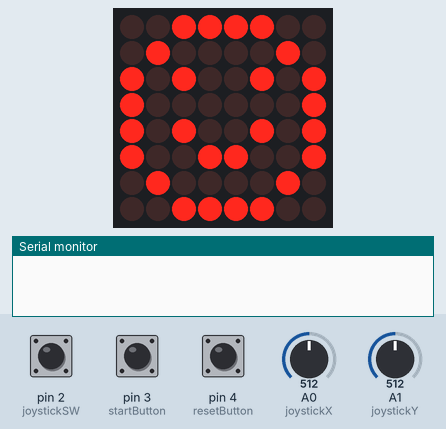
Simulated run of this sketch. Board: Arduino Uno, built with avr-gcc and run on an emulated ATmega328P. Shown: 8×8 LED matrix, the last lines printed to the serial monitor. Inputs (shaded band) come from the test bench; at power-on: pin 3 (startButton) HIGH, pin 4 (resetButton) HIGH, pin 2 (joystickSW) HIGH, A0 (joystickX) = 512, A1 (joystickY) = 512. Random numbers use the default seed unless the sketch sets one.

Above: at 1.2 s.
1.3 s: pin 3 (startButton) pulled LOW for 0.15 s
At 1.83 s:
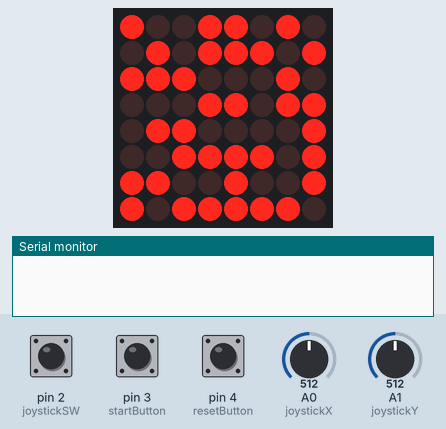
3.5 s: pin 4 (resetButton) pulled LOW for 0.15 s
At 4.0 s:
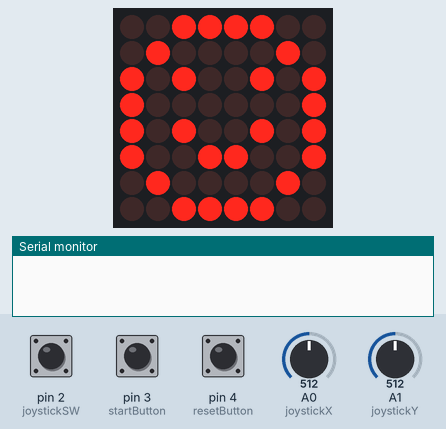
5.1 s: pin 3 (startButton) pulled LOW for 1 s
At 5.62 s:
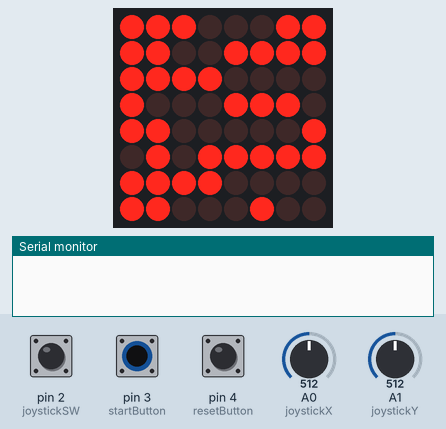
7.6 s: pin 2 (joystickSW) pulled LOW for 0.15 s
10.7 s: A0 (joystickX) set to 687
At 13.4 s:
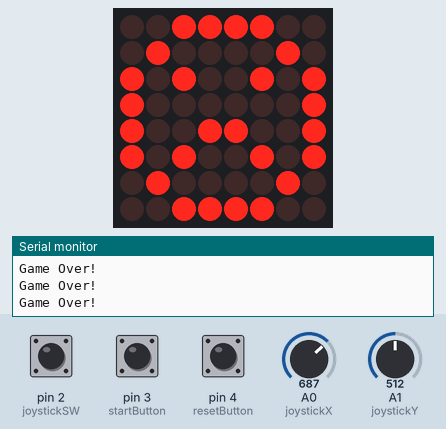
13.7 s: A0 (joystickX) set to 719
Timing chart, 0 to 16.7 s (numbered marks = the images above; inputs shaded):
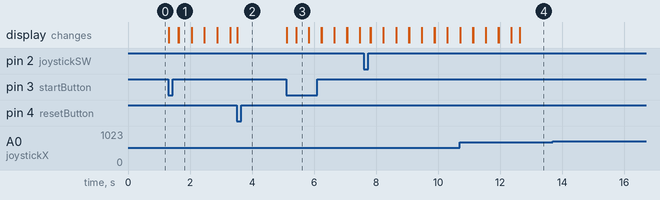

Measured:
- after the input at 1.3 s, the display: changes at once (image 1)
- after the input at 5.1 s, the display: changes at once (image 3)
- what the display in image 1 shows lasts 0.4 s, from 1.6 s to 2.0 s

The sketch:

homework7.ino
```cpp
#include "LedControl.h"
//MAX7219 connection
const byte dinPin = 12; // pin 12 is connected to the MAX7219 pin 1
const byte clockPin = 11; // pin 11 is connected to the CLK pin 13
const byte loadPin = 10; // pin 10 is connected to LOAD pin 12
const byte matrixSize = 8; // 1 as we are only using 1 MAX7219
LedControl lc = LedControl(dinPin, clockPin, loadPin, 1); //DIN, CLK, LOAD, No. DRIVER
byte matrixBrightness = 2;

// start and reset button
const int startButton = 3;
const int resetButton = 4;

bool startButtonPressed = false;
bool gameState = false; // true - game start, false - game reset
bool pauseGame = false;

int startValue;
int resetValue;

const int buttonDebounce = 50;
long long lastPress = 0;

// joystick pins
const int joystickX = A0;
const int joystickY = A1;
const int joystickSW = 2;

const int minThreshold = 300;
const int maxThreshold = 700;
const int joystickDebounce = 500;
long long lastMove = 0;
bool joyMoved = false;

//auxialiars for joystick movement
//last position for player
int lastX;
int lastY;
//read values from joystick
int xValue;
int yValue;

// game state
bool playerState = true; // it will change if the bomb will kill the player , if it's false => game over
bool openGame = true; // show first animation (smiley face)
bool startGame = false; // first 3 seconds show arrow animation, after start the game
bool endGame = false; // set end game when player will won/lose
bool winner = false;// set when the game end
                    // no walls on the matrix and playerState is true => player won
                    // playerState false => player lost the game
//bomb coordonates
int bombX = -1;
int bombY = -1;

const int setBombTimer = 5;
int bombTimer = 5;
const int second = 1000;
long long bombSet = 0;

const int bombBlink = 100;
long long lastBombBlink = 0;
bool bombLed = true;

// player coordonates
int playerX = 0;
int playerY = 0;

const int playerBlink = 100;
long long lastPlayerBlink = 0;
bool playerLed = true;

// Wall points
const int numWallPoints = 35;
int wallsRemain = 35;

// matrix
const int numCols = 8;
const int numRows = 8;
bool matrix[numCols][numRows] = {
  // 0 1 2 3 4 5 6 7
    {0,0,0,0,0,0,0,0}, //0
    {0,0,0,0,0,0,0,0}, //1
    {0,0,0,0,0,0,0,0}, //2
    {0,0,0,0,0,0,0,0}, //3
    {0,0,0,0,0,0,0,0}, //4
    {0,0,0,0,0,0,0,0}, //5
    {0,0,0,0,0,0,0,0}, //6
    {0,0,0,0,0,0,0,0}  //7
};

//animations matrix
const byte matrixHappy[8] = {
  0b00111100,
  0b01000010,
  0b10100101,
  0b10000001,
  0b10100101,
  0b10011001,
  0b01000010,
  0b00111100
};

const byte matrixSad[8] = {
  0b00111100,
  0b01000010,
  0b10100101,
  0b10000001,
  0b10011001,
  0b10100101,
  0b01000010,
  0b00111100
};

const byte matrixWinner[8] = {
  0b00000000,
  0b00011000,
  0b10111101,
  0b11111111,
  0b11111111,
  0b11111111,
  0b00000000,
  0b00000000
};

void setup() {
  // the zero refers to the MAX7219 number, it is zero for 1 chip
  lc.shutdown(0, false); // turn off power saving, enables display
  lc.setIntensity(0, matrixBrightness); // sets brightness (0~15 possible values)
  lc.clearDisplay(0);// clear screen

  // initialize random seed
  randomSeed(analogRead(0));
  generateRandomWallPoints(); // random walls
  generateRandomPlayerPosition(); // random player

  //buttons
  pinMode(startButton,INPUT_PULLUP);
  pinMode(resetButton,INPUT_PULLUP);

  //joystick
  pinMode(joystickSW, INPUT_PULLUP);//buton
  pinMode(joystickX, INPUT_PULLUP);//Ox
  pinMode(joystickY, INPUT_PULLUP);//Oy


  Serial.begin(9600);
}

void loop() {
  showMatrix();
}

void showMatrix(){
  startValue = digitalRead(startButton);
  resetValue = digitalRead(resetButton);

  if(!resetValue){
    resetAll();
  }

  if(!startValue && !gameState)//if is pressed => game start
  {
    startButtonPressed = true;
    gameState = true;
    lastPress = millis();
    return;
  }

  if(!startButtonPressed){//before game start
    for (int row = 0; row < 8; row++) {
        lc.setRow(0, row, matrixHappy[row]);
      }
      return;
  }

  if(!playerState) //if the player died
    {
      Serial.println("Game Over!");
      for (int row = 0; row < 8; row++) {
        lc.setRow(0, row, matrixSad[row]);
      }
      return;
    }

  if(wallsRemain == 0 && playerState) // if no wall remain and the player is alive
    {
      Serial.println("Winner!");
      for (int row = 0; row < 8; row++) {
        lc.setRow(0, row, matrixWinner[row]);
      }
      return;
    }

  //show walls
  wallsRemain = 0;
  for(int i = 0; i < numRows; i++)
    for(int j = 0; j < numCols; j++){
      if(matrix[i][j] == 1) wallsRemain ++;
      lc.setLed(0, i, j, matrix[i][j]);
    }
  showPlayer();

  if(!startValue && gameState && (millis() - lastPress > buttonDebounce || !lastPress)){// pause game
    pauseGame = !pauseGame;
    lastPress = millis();
  }

  if(pauseGame){
    showBomb();
    return;
  }

  movePlayer();

  if(bombX != -1 && bombY != -1) // a bomb was set
    showBomb();
  else
    setBomb();//if button is pressed

}

void showPlayer(){ //player should blink
  if(millis() - lastPlayerBlink > playerBlink || !lastPlayerBlink){
    lastPlayerBlink = millis();
    playerLed = !playerLed;
    lc.setLed(0, playerX, playerY, playerLed);
  }
}

void showBomb(){ //the bomb should blink faster than the player
  if(millis() - lastBombBlink > bombBlink || !lastBombBlink){
    lastBombBlink = millis();
    bombLed = !bombLed;
    lc.setLed(0, bombX, bombY, bombLed);
  }

  if(millis() - bombSet > second && !pauseGame){
    bombTimer --;
    bombSet = millis();
    Serial.println(bombTimer);
    if(bombTimer == 0){
      destroyWalls();
      bombTimer = setBombTimer;
      bombSet = 0;
      lc.setLed(0, bombX, bombY, false);
      bombX = -1;
      bombY = -1;
    }
  }
}

void setBomb(){ // add condition to set the bomb when button is pressed
  int joystickPressed = digitalRead(joystickSW); // if is pressed => 0
  if(bombX == -1 && bombY == -1 && !joystickPressed){
      bombX = playerX;
      bombY = playerY;
      bombSet = millis();
  }
}

void destroyWalls()// should destroy maximum 4 walls on each bomb explosion
{
  //stop on first wall on each side
  //left
  for (int i = bombY; i >= 0; i--){
    if(matrix[bombX][i]){
      matrix[bombX][i] = 0;
      break;
    }
    if(bombX == playerX && i == playerY){
      playerState = false;
      break;
    }
  }

  //right
  for (int i = bombY; i < numCols; i++){
    if(matrix[bombX][i]){
      matrix[bombX][i] = 0;
      break;
    }
    if(bombX == playerX && i == playerY){
      playerState = false;
      break;
    }
  }

  //up
  for (int i = bombX; i >= 0; i--){
    if(matrix[i][bombY]){
      matrix[i][bombY] = 0;
      break;
    }
    if(bombY == playerY && i == playerX){
      playerState = false;
      break;
    }
  }

  //down
  for (int i = bombX; i < numRows; i++){
    if(matrix[i][bombY]){
      matrix[i][bombY] = 0;
      break;
    }
    if(bombY == playerY && i == playerX){
      playerState = false;
      break;
    }
  }
}
void movePlayer()//on joystickMove
{
  xValue = analogRead(joystickX); // Read the X-axis value
  yValue = analogRead(joystickY); // Read the Y-axis value

  lastX = playerX;
  lastY = playerY;

  if (xValue < minThreshold && !joyMoved) {
    lastMove = millis();
    joyMoved = !joyMoved;
    playerX = (playerX < numRows - 1 && !matrix[playerX+1][playerY]) ? playerX + 1 : playerX;
    lc.setLed(0, lastX, lastY, false);
  } else if (xValue > maxThreshold && !joyMoved) {
    lastMove = millis();
    joyMoved = !joyMoved;
    playerX = (playerX > 0 && !matrix[playerX-1][playerY]) ? playerX - 1 : playerX;
    lc.setLed(0, lastX, lastY, false);
  }

  if (yValue < minThreshold && !joyMoved) {
    lastMove = millis();
    joyMoved = !joyMoved;
    playerY = (playerY > 0 && !matrix[playerX][playerY - 1]) ? playerY - 1 : playerY;
    lc.setLed(0, lastX, lastY, false);
  } else if (yValue > maxThreshold && !joyMoved) {
    lastMove = millis();
    joyMoved = !joyMoved;
    playerY = (playerY < numCols - 1 && !matrix[playerX][playerY + 1]) ? (playerY + 1)  : playerY;
    Serial.println(playerY);
    lc.setLed(0, lastX, lastY, false);
  }


  if(millis()-lastMove > joystickDebounce)
    joyMoved = !joyMoved;
}


void generateRandomWallPoints() {
  for (int i = 0; i < numWallPoints; ++i) {
    // Generate random coordinates
    int x, y;
    x = random(numRows);
    y = random(numCols);
    if(matrix[x][y] == 1) // if the wall already exists search another one
      i--;
    else
      matrix[x][y] = 1; // if wasn't set the wall
  }
}

void generateRandomPlayerPosition() {
  bool overlap = false;
  do{
    overlap = false;
    playerX = random(numRows);
    playerY = random(numCols);
    if(matrix[playerX][playerY] == 1)
      overlap = true;
  } while (overlap);
}

void resetAll(){ //reset all non-constant variables
  startButtonPressed = false;
  gameState = false;
  pauseGame = false;

  lastPress = 0;
  lastMove = 0;
  joyMoved = false;

  playerState = true;
  openGame = true;
  startGame = false;
  endGame = false;
  winner = false;

  bombX = -1;
  bombY = -1;

  bombTimer = 5;
  bombSet = 0;
  lastBombBlink = 0;
  bombLed = true;

  playerX = 0;
  playerY = 0;

  lastPlayerBlink = 0;
  playerLed = true;

  wallsRemain = 35;

  for(int i = 0; i < numRows; i++)
    for(int j = 0; j < numCols; j++)
      matrix[i][j] = 0;

  generateRandomWallPoints();
  generateRandomPlayerPosition();
}
```
